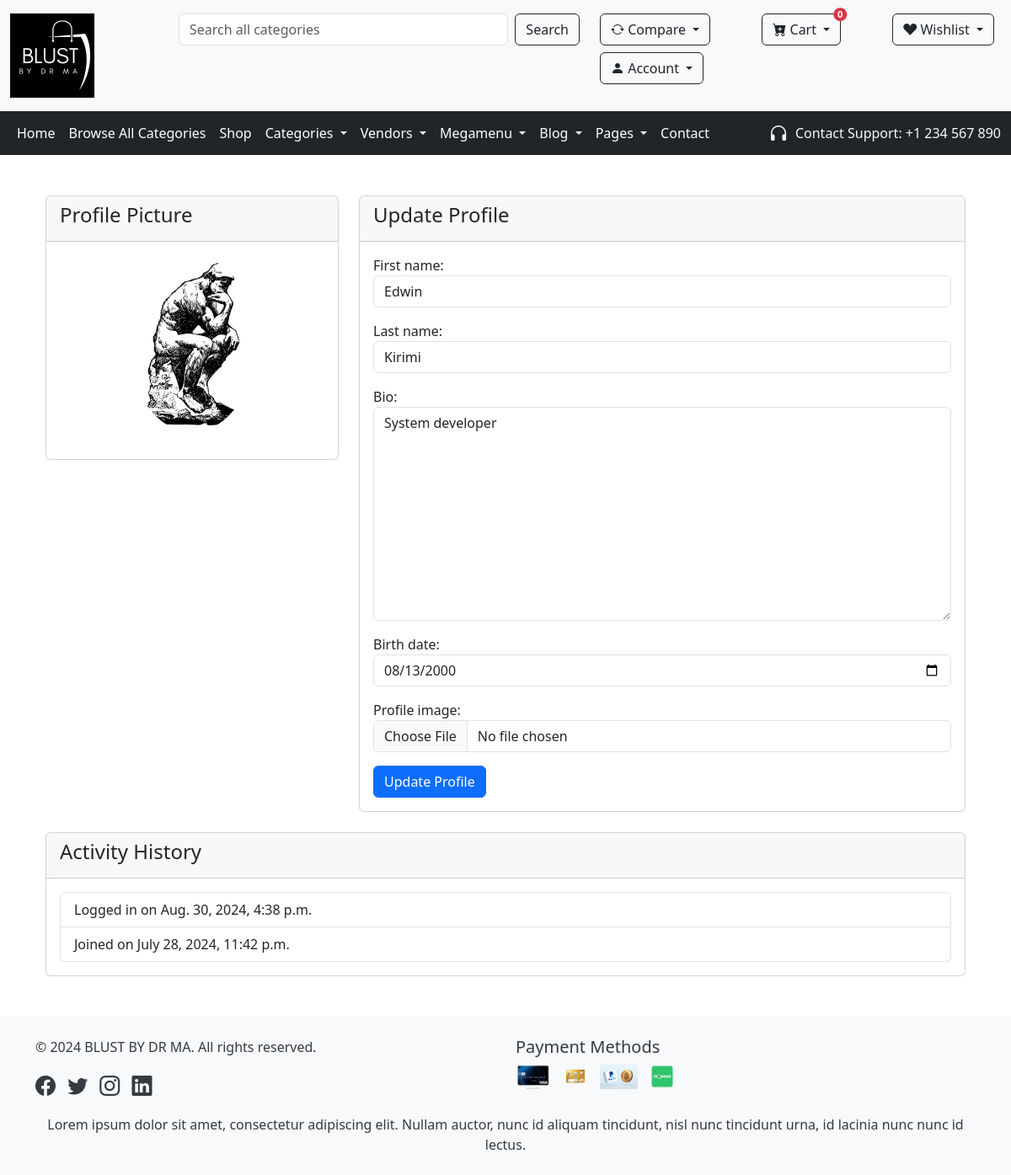
Page /user/profile-update/ (signed in) on the earlier database version.
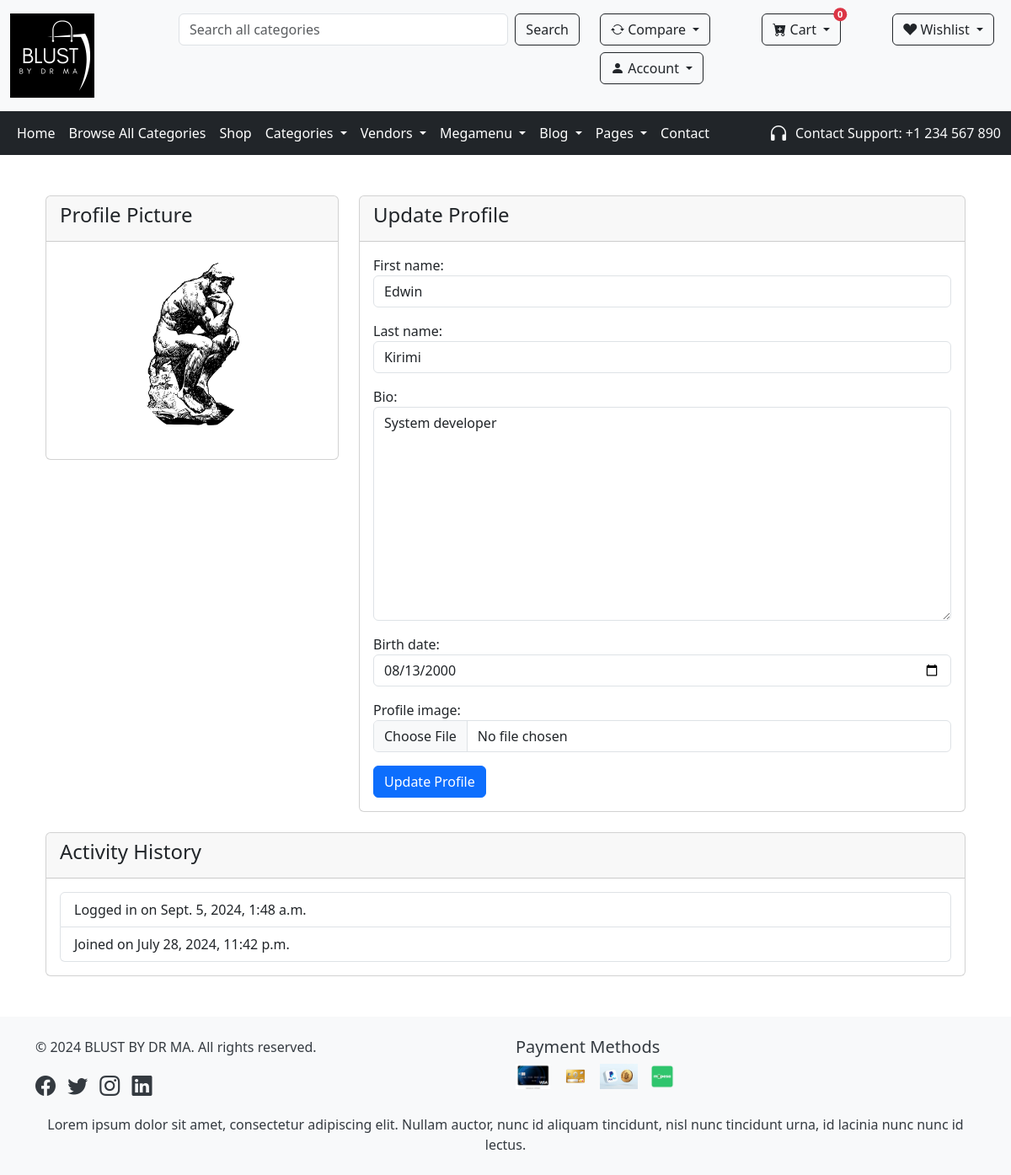
Same page on the later database version.
### userauths/models.py (models this page shows, shortened)
class User(AbstractUser):
    email= models.EmailField(unique=True)
    username= models.CharField(max_length=100)
    USERNAME_FIELD= "email"
    REQUIRED_FIELDS= ["username"]

class Profile(models.Model):
    user = models.OneToOneField(User, on_delete=models.CASCADE)
    profile_image = models.ImageField(upload_to=user_directory_path, default="default_profile.jpg")
    bio = models.TextField(max_length=500, blank=True)
    birth_date = models.DateField(null=True, blank=True)

### userauths/views.py (the view)
# urls.py: path('profile-update/', views.profile_update_view, name='profile-update'),
@login_required
def profile_update_view(request):
    user = request.user
    profile = user.profile if hasattr(user, 'profile') else None
    if request.method == 'POST':
        form = ProfileUpdateForm(request.POST, request.FILES, user=user, instance=profile)
        if form.is_valid():
            profile = form.save(commit=False)
            profile.user = user
            profile.save()
            user.first_name = form.cleaned_data['first_name']
            user.last_name = form.cleaned_data['last_name']
            user.save()
            messages.success(request, 'Your profile has been updated successfully.')
            return redirect('userauths:profile-update')
    else:
        form = ProfileUpdateForm(user=user, instance=profile)
    return render(request, 'userauths/profile-update.html', {'form': form, 'user': user})

### core/forms.py
class SearchForm(forms.Form):
    query = forms.CharField(max_length=100, required=False, widget=forms.TextInput(attrs={'class': 'form-control', 'placeholder': 'Search products...'}))

### templates/userauths/profile-update.html (shortened to what this page needs)
{% extends "partials/base.html" %}
{% load static %}
{% load widget_tweaks %}
{% block extra-css %}
    <link rel="stylesheet" href="{% static 'assets/css/profile-pic.css' %}">
{% endblock extra-css %}
{% block content %}
<div class="container mt-4">
    <div class="row">
        <div class="col-md-4">
            <div class="card">
                <div class="card-header">
                    <h4>Profile Picture</h4>
                </div>
                <div class="card-body text-center">
                    {% if user.profile.profile_image %}
                        <img src="{{ user.profile.profile_image.url }}" class="img-fluid rounded-circle mb-3" alt="Profile Picture" width="150" height="150">
                    {% else %}
                        <img src="{% static 'default_profile.jpg' %}" class="img-fluid rounded-circle mb-3" alt="Profile Picture" width="150" height="150">
                    {% endif %}
                </div>
            </div>
        </div>
        <div class="col-md-8">
            <div class="card">
                <div class="card-header">
                    <h4>Update Profile</h4>
                </div>
                <div class="card-body">
                    <form method="post" enctype="multipart/form-data">
                        {{ form.as_p }}
                        <button type="submit" class="btn btn-primary">Update Profile</button>
                    </form>
                </div>
            </div>
        </div>
    </div>
    <div class="row mt-4">
        <div class="col-md-12">
            <div class="card">
                <div class="card-header">
                    <h4>Activity History</h4>
                </div>
                <div class="card-body">
                    <ul class="list-group">
                        <li class="list-group-item">Logged in on {{ user.last_login }}</li>
                        <li class="list-group-item">Joined on {{ user.date_joined }}</li>
                    </ul>
                </div>
            </div>
        </div>
    </div>
</div>
{% endblock %}

Differences in the rows shown:
changed User "Edwin": last_login "Aug. 30, 2024, 4:38 p.m." → "Sept. 5, 2024, 1:48 a.m."
